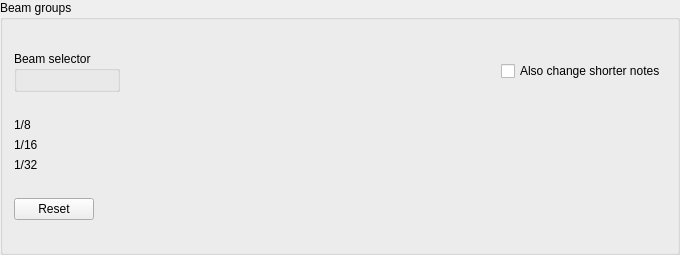
<?xml version="1.0" encoding="UTF-8"?>
<ui version="4.0">
 <class>NoteGroups</class>
 <widget class="QGroupBox" name="NoteGroups">
  <property name="geometry">
   <rect>
    <x>0</x>
    <y>0</y>
    <width>680</width>
    <height>255</height>
   </rect>
  </property>
  <property name="windowTitle">
   <string>Note Groups</string>
  </property>
  <property name="title">
   <string>Beam groups</string>
  </property>
  <layout class="QVBoxLayout" name="verticalLayout">
   <item>
    <layout class="QHBoxLayout" name="horizontalLayout">
     <item>
      <widget class="QGroupBox" name="groupBox">
       <property name="sizePolicy">
        <sizepolicy hsizetype="Minimum" vsizetype="Minimum">
         <horstretch>0</horstretch>
         <verstretch>0</verstretch>
        </sizepolicy>
       </property>
       <property name="baseSize">
        <size>
         <width>0</width>
         <height>0</height>
        </size>
       </property>
       <property name="title">
        <string>Beam selector</string>
       </property>
       <layout class="QVBoxLayout" name="verticalLayout_2">
        <item>
         <widget class="kn::palette::PaletteWidget" name="iconPalette" native="true">
          <property name="sizePolicy">
           <sizepolicy hsizetype="Minimum" vsizetype="Minimum">
            <horstretch>0</horstretch>
            <verstretch>0</verstretch>
           </sizepolicy>
          </property>
         </widget>
        </item>
       </layout>
      </widget>
     </item>
     <item>
      <spacer name="horizontalSpacer_2">
       <property name="orientation">
        <enum>Qt::Horizontal</enum>
       </property>
       <property name="sizeHint" stdset="0">
        <size>
         <width>40</width>
         <height>20</height>
        </size>
       </property>
      </spacer>
     </item>
     <item>
      <widget class="QCheckBox" name="changeShorterCheckBox">
       <property name="text">
        <string>Also change shorter notes</string>
       </property>
       <property name="checked">
        <bool>false</bool>
       </property>
      </widget>
     </item>
    </layout>
   </item>
   <item>
    <layout class="QGridLayout" name="gridLayout">
     <property name="verticalSpacing">
      <number>6</number>
     </property>
     <item row="1" column="0" colspan="2">
      <widget class="QLabel" name="label_10">
       <property name="sizePolicy">
        <sizepolicy hsizetype="Fixed" vsizetype="Fixed">
         <horstretch>0</horstretch>
         <verstretch>0</verstretch>
        </sizepolicy>
       </property>
       <property name="text">
        <string>1/16</string>
       </property>
      </widget>
     </item>
     <item row="1" column="2">
      <widget class="kn::palette::NoteGroupsExampleView" name="view16">
       <property name="sizePolicy">
        <sizepolicy hsizetype="Expanding" vsizetype="Minimum">
         <horstretch>0</horstretch>
         <verstretch>0</verstretch>
        </sizepolicy>
       </property>
       <property name="frameShape">
        <enum>QFrame::NoFrame</enum>
       </property>
       <property name="frameShadow">
        <enum>QFrame::Raised</enum>
       </property>
       <property name="lineWidth">
        <number>2</number>
       </property>
      </widget>
     </item>
     <item row="2" column="0" colspan="2">
      <widget class="QLabel" name="label_11">
       <property name="sizePolicy">
        <sizepolicy hsizetype="Fixed" vsizetype="Fixed">
         <horstretch>0</horstretch>
         <verstretch>0</verstretch>
        </sizepolicy>
       </property>
       <property name="text">
        <string>1/32</string>
       </property>
      </widget>
     </item>
     <item row="2" column="2">
      <widget class="kn::palette::NoteGroupsExampleView" name="view32">
       <property name="sizePolicy">
        <sizepolicy hsizetype="Expanding" vsizetype="Minimum">
         <horstretch>0</horstretch>
         <verstretch>0</verstretch>
        </sizepolicy>
       </property>
       <property name="frameShape">
        <enum>QFrame::NoFrame</enum>
       </property>
       <property name="frameShadow">
        <enum>QFrame::Raised</enum>
       </property>
       <property name="lineWidth">
        <number>2</number>
       </property>
      </widget>
     </item>
     <item row="0" column="2">
      <widget class="kn::palette::NoteGroupsExampleView" name="view8">
       <property name="sizePolicy">
        <sizepolicy hsizetype="Expanding" vsizetype="Minimum">
         <horstretch>0</horstretch>
         <verstretch>0</verstretch>
        </sizepolicy>
       </property>
       <property name="frameShape">
        <enum>QFrame::NoFrame</enum>
       </property>
       <property name="frameShadow">
        <enum>QFrame::Raised</enum>
       </property>
       <property name="lineWidth">
        <number>2</number>
       </property>
      </widget>
     </item>
     <item row="0" column="0" colspan="2">
      <widget class="QLabel" name="label_9">
       <property name="sizePolicy">
        <sizepolicy hsizetype="Fixed" vsizetype="Fixed">
         <horstretch>0</horstretch>
         <verstretch>0</verstretch>
        </sizepolicy>
       </property>
       <property name="text">
        <string>1/8</string>
       </property>
      </widget>
     </item>
    </layout>
   </item>
   <item>
    <layout class="QHBoxLayout" name="horizontalLayout_2">
     <item>
      <widget class="QPushButton" name="resetGroups">
       <property name="toolTip">
        <string>Reset note grouping</string>
       </property>
       <property name="text">
        <string>Reset</string>
       </property>
      </widget>
     </item>
     <item>
      <spacer name="horizontalSpacer">
       <property name="orientation">
        <enum>Qt::Horizontal</enum>
       </property>
       <property name="sizeHint" stdset="0">
        <size>
         <width>0</width>
         <height>0</height>
        </size>
       </property>
      </spacer>
     </item>
    </layout>
   </item>
  </layout>
 </widget>
 <customwidgets>
  <customwidget>
   <class>kn::palette::NoteGroupsExampleView</class>
   <extends>QFrame</extends>
   <header location="global">palette/widgets/notegroupsexampleview.h</header>
   <container>1</container>
  </customwidget>
  <customwidget>
   <class>kn::palette::PaletteWidget</class>
   <extends>QWidget</extends>
   <header>palette/widgets/palettewidget.h</header>
   <container>1</container>
  </customwidget>
 </customwidgets>
 <resources/>
 <connections/>
</ui>
